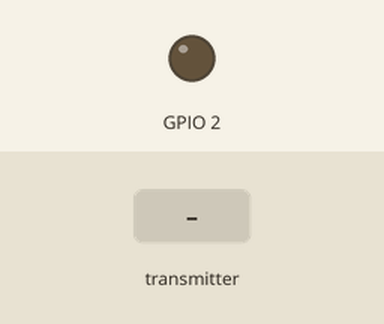
The sketch below on a simulated ESP32. Parts: output pins drawn as LEDs (lit = HIGH). Dashed ring = blinking. The test bench sets the inputs (shaded band). What the sketch prints to the serial monitor is not drawn.

Above: at 1.2 s.
1.3 s: the transmitter starts sending name = 0
At 2.4 s:
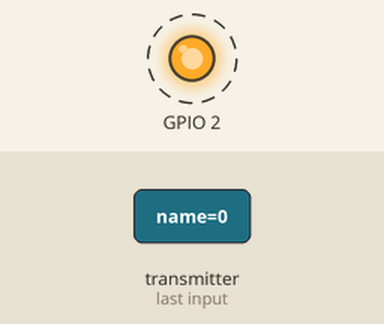
Timing chart, 0 to 9.3 s (numbered marks = the images above; inputs shaded):
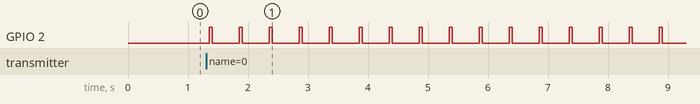

Measured:
- after the input at 1.3 s, GPIO 2: alternates HIGH for 0.05 s and LOW for 0.45 s, starting after 0.05 s

The sketch:

receiver_node_esp8266.ino
```cpp
/**
 * Project: Sentinel's Vault - Receiver Node (Command Gateway)
 * Platform: ESP32
 * Description: Receives ESP-NOW packets and serializes them to JSON for the Python Dashboard.
 */

#include <Arduino.h>
#include <esp_now.h>
#include <WiFi.h>

// 1. Define Data Structure (MUST MATCH SENDER)
typedef struct struct_message {
  char name[32];
  char phone[15];
  char situation[64];
  char needs[32];
} struct_message;

struct_message incomingData;

// 2. Callback when data is received
void OnDataRecv(const uint8_t * mac, const uint8_t *incomingDataPtr, int len) {
  memcpy(&incomingData, incomingDataPtr, sizeof(incomingData));

  // --- JSON SERIALIZATION ---
  // This format allows your Python .exe to detect and save the record.

  Serial.print("{");
  Serial.print("\"name\":\"");      Serial.print(incomingData.name);      Serial.print("\",");
  Serial.print("\"phone\":\"");     Serial.print(incomingData.phone);     Serial.print("\",");
  Serial.print("\"situation\":\""); Serial.print(incomingData.situation); Serial.print("\",");
  Serial.print("\"needs\":\"");     Serial.print(incomingData.needs);     Serial.print("\"");
  Serial.println("}");  // End of JSON Line

  // Visual Confirmation on the ESP board
  digitalWrite(2, HIGH);
  delay(50);
  digitalWrite(2, LOW);
}

void setup() {
  // Initialize Serial Monitor at the same baud rate as your Python script
  Serial.begin(115200);
  pinMode(2, OUTPUT);

  // Set device as a Wi-Fi Station
  WiFi.mode(WIFI_STA);

  // Init ESP-NOW
  if (esp_now_init() != ESP_OK) {
    Serial.println("Error initializing ESP-NOW");
    return;
  }

  // Register the callback function to handle incoming packets
  esp_now_register_recv_cb(esp_now_recv_cb_t(OnDataRecv));

  Serial.println("✅ GATEWAY ONLINE: Listening for Mesh Packets...");
}

void loop() {
  // The receiver is interrupt-driven; nothing needed in loop.
  delay(1000);
}
```
